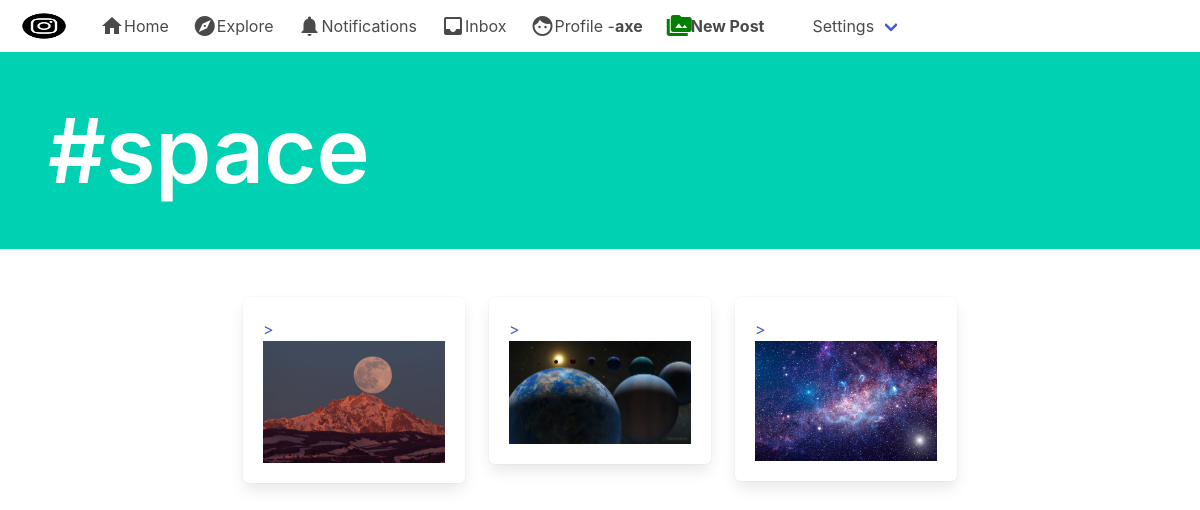
The app's page /post/tag/space (signed in) with its own data.
### post/models.py (models this page shows, shortened)
class Tag(models.Model):
    title = models.CharField(max_length=75, verbose_name='Tag')
    slug = models.SlugField(null=False, unique=True)
    class Meta:
        verbose_name ='Tag'
        verbose_name_plural = 'Tags'

class Post(models.Model):
    id = models.UUIDField(primary_key=True, default=uuid.uuid4, editable=False)
    picture = models.ImageField(upload_to=user_directory_path, verbose_name='Picture', null=False)
    caption = models.TextField(max_length=1500, verbose_name='Caption')
    posted = models.DateTimeField(auto_now_add=True)
    tags = models.ManyToManyField(Tag, related_name='tags')
    user = models.ForeignKey(User, on_delete=models.CASCADE)
    likes = models.IntegerField(default=0)
    def get_absolute_url(self):
        return reverse('postdetails', args=[str(self.id)])

### post/views.py (the view)
# urls.py: path('tag/<slug:tag_slug>', tags, name='tags'),
@login_required
def tags(request, tag_slug):
    tag = get_object_or_404(Tag, slug=tag_slug)
    posts = Post.objects.filter(tags=tag).order_by('-posted')
    template = loader.get_template('tag.html')
    context ={
        'posts':posts,
        'tag':tag,
    }
    return HttpResponse(template.render(context, request))

### instagram/templates/tag.html
{% extends 'base.html' %}
{% load static %}
{% block banner %}
<section class="hero is-primary">
    <div class="hero-body">
      <h1 style="font-size: 90px;" class="title">
        #{{ tag.title }}
      </h1>
    </div>
  </section>
{% endblock %}
 {% block content %}
      <div class="columns is-mobile is-multiline is-centered">
 {% for post in posts %}
        <div class="column is-one-quarter">
           <div class="box">
                <figure class="image is-256x256">
                    <a href="{{ post.get_absolute_url }}">><img src="{{ post.picture.url }}" alt="Image"></a>
                 </figure>
            </div>
        </div>
  {% endfor %}
    </div>
{% endblock %}

### instagram/templates/base.html (shortened to what this page needs)
{% load static %}
<!DOCTYPE html>
<html>
  <head>
    <link rel="stylesheet" href="{% static 'css/bulma.min.css' %}">
    <link rel="stylesheet" href="{% static 'css/style.css' %}">
  </head>
  <body>
    <nav class="navbar" role="navigation" aria-label="main navigation">
  <div class="navbar-brand">
    <a class="navbar-item" href="https://bulma.io">
      <img src="{% static 'img/i.png' %}" width="64" height="64">
    </a>
  </div>
  <div id="navbarBasicExample" class="navbar-menu">
    <div class="navbar-start">
      <a href="{% url 'index' %}" class="navbar-item">
        <span class="material-icons">home</span>
        Home
      </a>
      <a class="navbar-item">
        <span class="material-icons">explore</span>
        Explore
      </a>
      <a class="navbar-item">
        <span class="material-icons">notifications</span>
        Notifications
      </a>
      <a class="navbar-item">
        <span class="material-icons">inbox</span>
        Inbox
      </a>
      <a href="{% url 'profile' request.user %}" class="navbar-item">
        <span class="material-icons">face</span>
        Profile -<strong>{{ request.user }}</strong>
      </a>
      <a href="{% url 'newpost' %}" class="navbar-item">
        <i style="color:green; font-weight:bold" class="material-icons">perm_media</i>
        <strong>New Post</strong
      </a>
      <div class="navbar-item has-dropdown is-hoverable">
        <a class="navbar-link">
        Settings
        </a>
      </div>
    </div>
  </div>
</nav>
{% block banner %}
{% endblock %}
  <section class="section">
    <div class="container">
        {% block content %}
        {% endblock %}
    </div>
  </section>
  </body>
</html>

### records on screen
Tag: title "space"
Post: picture (picture)
Post: picture (picture)
Post: picture (picture)

### other values on screen
{{ request.user }} "axe"
